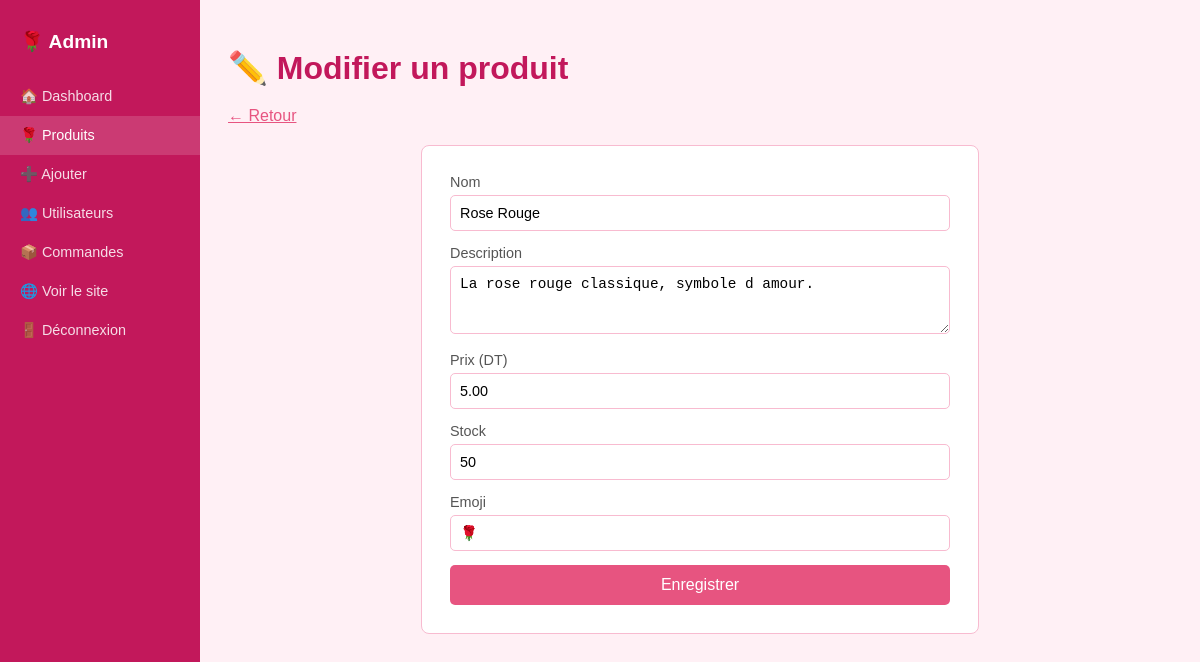
The page /back/modifier_produit.php?id=1 (signed in) on the database its author committed.
### tables this page shows
CREATE TABLE produit (
    id INT AUTO_INCREMENT PRIMARY KEY,
    nom VARCHAR(100),
    description TEXT,
    prix DECIMAL(8,2),
    stock INT,
    image VARCHAR(100)
);

### back/modifier_produit.php (the view, shortened to what this page needs)
<?php
require_once '../classes/connexion.php';
$id=$_GET['id']; $erreur='';
$p=$pdo->query("SELECT * FROM produit WHERE id='$id'")->fetch(PDO::FETCH_ASSOC);
?>
<!DOCTYPE html>
<html lang="fr">
<head><meta charset="UTF-8"><title>Modifier - Admin La Rose</title><link rel="stylesheet" href="../css/style.css"></head>
<body>
<div class="admin-wrap">
    <div class="sidebar">
        <span class="logo">🌹 Admin</span>
        <a href="dashboard.php">🏠 Dashboard</a>
        <a href="liste_produits.php" class="active">🌹 Produits</a>
        <a href="ajouter_produit.php">➕ Ajouter</a>
        <a href="liste_utilisateurs.php">👥 Utilisateurs</a>
        <a href="liste_commandes.php">📦 Commandes</a>
        <a href="../index.php">🌐 Voir le site</a>
        <a href="../front/deconnexion.php">🚪 Déconnexion</a>
    </div>
    <div class="admin-page">
        <h1>✏️ Modifier un produit</h1>
        <a href="liste_produits.php" style="color:#e75480;">← Retour</a>
        <div class="form-box" style="margin-top:20px; max-width:500px;">
            <form method="post" action="modifier_produit.php?id=<?php echo $id; ?>">
                <label>Nom</label>
                <input type="text" name="nom" value="<?php echo htmlspecialchars($p['nom']); ?>" required>
                <label>Description</label>
                <textarea name="description" rows="3"><?php echo htmlspecialchars($p['description']); ?></textarea>
                <label>Prix (DT)</label>
                <input type="number" name="prix" step="0.01" value="<?php echo $p['prix']; ?>" required>
                <label>Stock</label>
                <input type="number" name="stock" value="<?php echo $p['stock']; ?>">
                <label>Emoji</label>
                <input type="text" name="image" value="<?php echo htmlspecialchars($p['image']); ?>">
                <button type="submit" class="btn btn-rose">Enregistrer</button>
            </form>
        </div>
    </div>
</div>
</body>
</html>

### css/style.css (style rules this page uses)
body { font-family: Arial, sans-serif; margin: 0; padding: 0; background-color: #fff0f5; color: #333; }
h1, h2 { color: #c2185b; }
.btn { display: inline-block; padding: 9px 20px; border: none; border-radius: 5px; cursor: pointer; font-size: 0.9rem; text-decoration: none; }
.btn-rose { background-color: #e75480; color: white; }
.form-box { background: white; border: 1px solid #f8bbd0; border-radius: 8px; padding: 28px; max-width: 450px; margin: 0 auto; }
.form-box label { display: block; margin-bottom: 5px; font-size: 0.9rem; color: #555; }
.form-box input, .form-box textarea, .form-box select { width: 100%; padding: 9px; margin-bottom: 14px; border: 1px solid #f8bbd0; border-radius: 5px; font-size: 0.9rem; box-sizing: border-box; }
.form-box .btn { width: 100%; padding: 11px; font-size: 1rem; }
.admin-wrap { display: flex; min-height: 100vh; }
.sidebar { width: 200px; background-color: #c2185b; padding: 20px 0; }
.sidebar .logo { color: white; font-size: 1.2rem; font-weight: bold; padding: 10px 20px 24px; display: block; }
.sidebar a { display: block; color: rgba(255,255,255,0.85); text-decoration: none; padding: 11px 20px; font-size: 0.9rem; }
.sidebar a:hover, .sidebar a.active { background: rgba(255,255,255,0.15); color: white; }
.admin-page { flex: 1; padding: 28px; background: #fff0f5; }
.admin-page h1 { margin-bottom: 20px; }

### rows shown on the page
produit: nom "Rose Rouge", description "La rose rouge classique, symbole d amour.", prix "5.00", stock "50", image "🌹"
